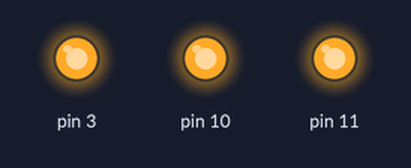
Simulated run of this sketch. Board: Arduino Uno, built with avr-gcc and run on an emulated ATmega328P. On the bench: output pins drawn as LEDs (lit = HIGH).

Above: at 0.1 s.
At 1.1 s:
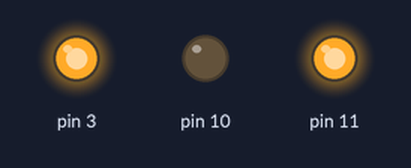
At 2.1 s:
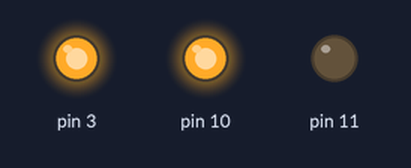
Timing chart, 0 to 40.0 s (numbered marks = the images above):
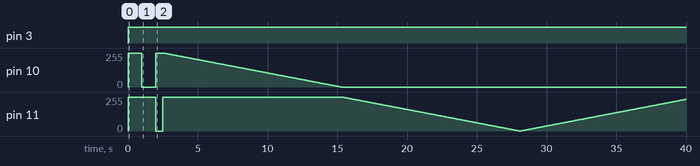

Measured:
- by itself, pin 3: LOW → HIGH at 0.00 s
- by itself, pin 10: ramps from 255/255 to 0/255 and jumps back, once every 2.0 s

The sketch:

NEW.ino
```cpp
void setup()
{
  // initialize digital pin LED_BUILTIN as an output.
  pinMode(11, OUTPUT);
  pinMode(10,OUTPUT);
  pinMode(3,OUTPUT);
}


void loop()
{
  digitalWrite(3, HIGH);
  digitalWrite(11,HIGH);
  digitalWrite(10,HIGH);
  delay(1000);
  digitalWrite(10,LOW);
  delay(1000);
  digitalWrite(10,HIGH);
  digitalWrite(11,LOW);
  delay(500);
  digitalWrite(3, HIGH);
    digitalWrite(11,HIGH);
    for(int i=255;i>=0;i--)
  {
    analogWrite(10,i);
    delay(50);
  }
   for(int i=255;i>=0;i--)
  {
    analogWrite(11,i);
    delay(50);
  }


for(int i=0;i<=255;i++)
  {
    analogWrite(11,i);
    delay(50);
  }
  delay(1000);
  }
```
